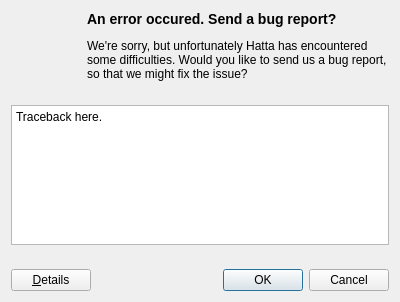
<?xml version="1.0" encoding="UTF-8"?>
<ui version="4.0">
 <class>ErrorDialog</class>
 <widget class="QDialog" name="ErrorDialog">
  <property name="geometry">
   <rect>
    <x>0</x>
    <y>0</y>
    <width>400</width>
    <height>302</height>
   </rect>
  </property>
  <property name="sizePolicy">
   <sizepolicy hsizetype="MinimumExpanding" vsizetype="Expanding">
    <horstretch>0</horstretch>
    <verstretch>0</verstretch>
   </sizepolicy>
  </property>
  <property name="minimumSize">
   <size>
    <width>400</width>
    <height>300</height>
   </size>
  </property>
  <property name="sizeIncrement">
   <size>
    <width>0</width>
    <height>0</height>
   </size>
  </property>
  <property name="baseSize">
   <size>
    <width>400</width>
    <height>300</height>
   </size>
  </property>
  <property name="windowTitle">
   <string>Error Report</string>
  </property>
  <property name="autoFillBackground">
   <bool>true</bool>
  </property>
  <property name="sizeGripEnabled">
   <bool>false</bool>
  </property>
  <property name="modal">
   <bool>true</bool>
  </property>
  <layout class="QVBoxLayout" name="verticalLayout_2">
   <property name="spacing">
    <number>24</number>
   </property>
   <property name="sizeConstraint">
    <enum>QLayout::SetNoConstraint</enum>
   </property>
   <item>
    <layout class="QHBoxLayout" name="horizontalLayout_2" stretch="1,0">
     <property name="spacing">
      <number>12</number>
     </property>
     <property name="sizeConstraint">
      <enum>QLayout::SetNoConstraint</enum>
     </property>
     <item>
      <widget class="QLabel" name="error_icon">
       <property name="sizePolicy">
        <sizepolicy hsizetype="Fixed" vsizetype="Preferred">
         <horstretch>0</horstretch>
         <verstretch>0</verstretch>
        </sizepolicy>
       </property>
       <property name="minimumSize">
        <size>
         <width>64</width>
         <height>64</height>
        </size>
       </property>
       <property name="baseSize">
        <size>
         <width>64</width>
         <height>64</height>
        </size>
       </property>
       <property name="text">
        <string/>
       </property>
       <property name="scaledContents">
        <bool>false</bool>
       </property>
       <property name="alignment">
        <set>Qt::AlignLeading|Qt::AlignLeft|Qt::AlignTop</set>
       </property>
      </widget>
     </item>
     <item>
      <layout class="QVBoxLayout" name="verticalLayout">
       <property name="spacing">
        <number>-1</number>
       </property>
       <item>
        <widget class="QLabel" name="error_title">
         <property name="sizePolicy">
          <sizepolicy hsizetype="Expanding" vsizetype="Preferred">
           <horstretch>0</horstretch>
           <verstretch>0</verstretch>
          </sizepolicy>
         </property>
         <property name="text">
          <string>&lt;!DOCTYPE HTML PUBLIC &quot;-//W3C//DTD HTML 4.0//EN&quot; &quot;http://www.w3.org/TR/REC-html40/strict.dtd&quot;&gt;
&lt;html&gt;&lt;head&gt;&lt;meta name=&quot;qrichtext&quot; content=&quot;1&quot; /&gt;&lt;style type=&quot;text/css&quot;&gt;
p, li { white-space: pre-wrap; }
&lt;/style&gt;&lt;/head&gt;&lt;body style=&quot; font-family:'Lucida Grande'; font-size:13pt; font-weight:400; font-style:normal;&quot;&gt;
&lt;p style=&quot; margin-top:16px; margin-bottom:12px; margin-left:0px; margin-right:0px; -qt-block-indent:0; text-indent:0px;&quot;&gt;&lt;span style=&quot; font-size:large; font-weight:600;&quot;&gt;An error occured. Send a bug report?&lt;/span&gt;&lt;/p&gt;&lt;/body&gt;&lt;/html&gt;</string>
         </property>
         <property name="textFormat">
          <enum>Qt::RichText</enum>
         </property>
         <property name="scaledContents">
          <bool>false</bool>
         </property>
         <property name="wordWrap">
          <bool>true</bool>
         </property>
         <property name="margin">
          <number>0</number>
         </property>
        </widget>
       </item>
       <item>
        <widget class="QLabel" name="error_descriptions">
         <property name="sizePolicy">
          <sizepolicy hsizetype="Expanding" vsizetype="Preferred">
           <horstretch>0</horstretch>
           <verstretch>0</verstretch>
          </sizepolicy>
         </property>
         <property name="text">
          <string>We're sorry, but unfortunately Hatta has encountered some difficulties. Would you like to send us a bug report, so that we might fix the issue?</string>
         </property>
         <property name="scaledContents">
          <bool>true</bool>
         </property>
         <property name="wordWrap">
          <bool>true</bool>
         </property>
         <property name="margin">
          <number>0</number>
         </property>
        </widget>
       </item>
      </layout>
     </item>
    </layout>
   </item>
   <item>
    <widget class="QPlainTextEdit" name="error_traceback">
     <property name="sizePolicy">
      <sizepolicy hsizetype="Expanding" vsizetype="MinimumExpanding">
       <horstretch>0</horstretch>
       <verstretch>0</verstretch>
      </sizepolicy>
     </property>
     <property name="minimumSize">
      <size>
       <width>0</width>
       <height>40</height>
      </size>
     </property>
     <property name="undoRedoEnabled">
      <bool>false</bool>
     </property>
     <property name="readOnly">
      <bool>true</bool>
     </property>
     <property name="plainText">
      <string>Traceback here.</string>
     </property>
    </widget>
   </item>
   <item>
    <layout class="QHBoxLayout" name="horizontalLayout">
     <item>
      <widget class="QPushButton" name="details_button">
       <property name="text">
        <string>&amp;Details</string>
       </property>
       <property name="checkable">
        <bool>true</bool>
       </property>
       <property name="checked">
        <bool>false</bool>
       </property>
      </widget>
     </item>
     <item>
      <widget class="QDialogButtonBox" name="buttonBox">
       <property name="standardButtons">
        <set>QDialogButtonBox::Cancel|QDialogButtonBox::Ok</set>
       </property>
      </widget>
     </item>
    </layout>
   </item>
  </layout>
 </widget>
 <resources>
  <include location="icons.qrc"/>
 </resources>
 <connections>
  <connection>
   <sender>buttonBox</sender>
   <signal>accepted()</signal>
   <receiver>ErrorDialog</receiver>
   <slot>accept()</slot>
   <hints>
    <hint type="sourcelabel">
     <x>243</x>
     <y>273</y>
    </hint>
    <hint type="destinationlabel">
     <x>199</x>
     <y>150</y>
    </hint>
   </hints>
  </connection>
  <connection>
   <sender>buttonBox</sender>
   <signal>rejected()</signal>
   <receiver>ErrorDialog</receiver>
   <slot>reject()</slot>
   <hints>
    <hint type="sourcelabel">
     <x>243</x>
     <y>273</y>
    </hint>
    <hint type="destinationlabel">
     <x>199</x>
     <y>150</y>
    </hint>
   </hints>
  </connection>
 </connections>
</ui>
